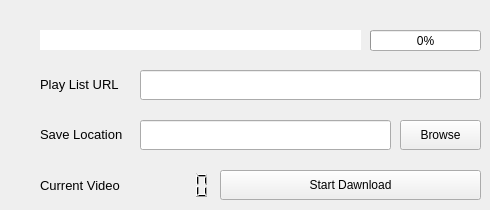
    <widget class="QWidget" name="tab_3">
     <attribute name="title">
      <string>Play List Download</string>
     </attribute>
     <widget class="QLineEdit" name="lineEdit_5">
      <property name="geometry">
       <rect>
        <x>140</x>
        <y>120</y>
        <width>251</width>
        <height>30</height>
       </rect>
      </property>
     </widget>
     <widget class="QLabel" name="label_6">
      <property name="geometry">
       <rect>
        <x>40</x>
        <y>70</y>
        <width>81</width>
        <height>30</height>
       </rect>
      </property>
      <property name="font">
       <font>
        <pointsize>10</pointsize>
       </font>
      </property>
      <property name="text">
       <string>Play List URL</string>
      </property>
      <property name="textFormat">
       <enum>Qt::RichText</enum>
      </property>
     </widget>
     <widget class="QPushButton" name="pushButton_5">
      <property name="geometry">
       <rect>
        <x>220</x>
        <y>170</y>
        <width>261</width>
        <height>30</height>
       </rect>
      </property>
      <property name="text">
       <string>Start Dawnload</string>
      </property>
     </widget>
     <widget class="QLineEdit" name="lineEdit_6">
      <property name="geometry">
       <rect>
        <x>140</x>
        <y>70</y>
        <width>341</width>
        <height>30</height>
       </rect>
      </property>
     </widget>
     <widget class="QLabel" name="label_7">
      <property name="geometry">
       <rect>
        <x>40</x>
        <y>120</y>
        <width>91</width>
        <height>30</height>
       </rect>
      </property>
      <property name="font">
       <font>
        <pointsize>10</pointsize>
       </font>
      </property>
      <property name="text">
       <string>Save Location</string>
      </property>
      <property name="textFormat">
       <enum>Qt::RichText</enum>
      </property>
     </widget>
     <widget class="QPushButton" name="pushButton_6">
      <property name="geometry">
       <rect>
        <x>400</x>
        <y>120</y>
        <width>81</width>
        <height>30</height>
       </rect>
      </property>
      <property name="text">
       <string>Browse</string>
      </property>
     </widget>
     <widget class="QLabel" name="label_9">
      <property name="geometry">
       <rect>
        <x>40</x>
        <y>170</y>
        <width>91</width>
        <height>31</height>
       </rect>
      </property>
      <property name="font">
       <font>
        <pointsize>10</pointsize>
       </font>
      </property>
      <property name="text">
       <string>Current Video</string>
      </property>
      <property name="textFormat">
       <enum>Qt::RichText</enum>
      </property>
     </widget>
     <widget class="QLineEdit" name="lineEdit_8">
      <property name="geometry">
       <rect>
        <x>40</x>
        <y>30</y>
        <width>321</width>
        <height>20</height>
       </rect>
      </property>
      <property name="cursor">
       <cursorShape>ArrowCursor</cursorShape>
      </property>
      <property name="autoFillBackground">
       <bool>false</bool>
      </property>
      <property name="styleSheet">
       <string notr="true">border:none; opactiy:0</string>
      </property>
      <property name="readOnly">
       <bool>true</bool>
      </property>
     </widget>
     <widget class="QProgressBar" name="progressBar_3">
      <property name="geometry">
       <rect>
        <x>370</x>
        <y>30</y>
        <width>111</width>
        <height>21</height>
       </rect>
      </property>
      <property name="value">
       <number>0</number>
      </property>
     </widget>
     <widget class="QLCDNumber" name="lcdNumber">
      <property name="geometry">
       <rect>
        <x>140</x>
        <y>170</y>
        <width>71</width>
        <height>31</height>
       </rect>
      </property>
      <property name="lineWidth">
       <number>-1</number>
      </property>
      <property name="value" stdset="0">
       <double>0.000000000000000</double>
      </property>
      <property name="intValue" stdset="0">
       <number>0</number>
      </property>
     </widget>
    </widget>
